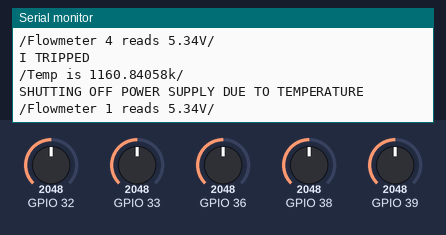
Bench run of a sketch on a simulated ESP32. On the bench: the last lines printed to the serial monitor. The test bench sets the inputs (shaded band); at power-on: GPIO 32 = 2048, GPIO 33 = 2048, GPIO 36 = 2048, GPIO 38 = 2048, GPIO 39 = 2048 (analog values on the 0–4095 scale).

Above: at 1.7 s.
1.8 s: GPIO 32 set to 3042
At 2.6 s:
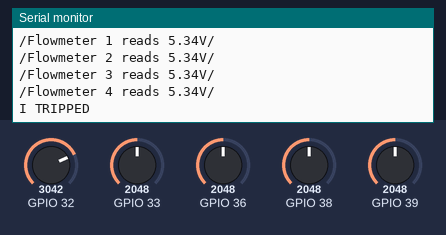
3.3 s: GPIO 32 set to 3098
At 4.36 s:
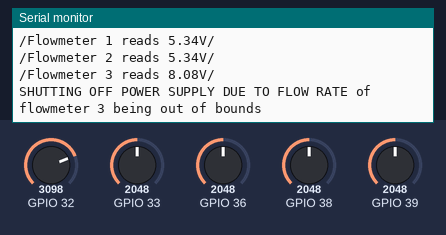
Timing chart, 0 to 6.3 s (numbered marks = the images above; inputs shaded):
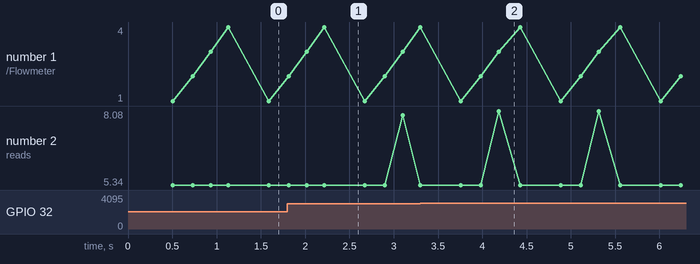

Measured:
- the behaviour switches between 3068 and 3069 on GPIO 32 (found by bisection; images 1 and 2)
- after the input at 3.3 s, the serial monitor: prints a new line after 0.89 s (image 2)
- plotted number 2: 5.34 → 7.93 after the input at 1.8 s

The sketch:

interlock-arduino-code.ino
```cpp
//import processing.serial.*;

// constants that enable correct reading of analog pins, I don't understand divider but it seems to be neccessary to correctly read the pins. These numbers agree with a multimeter (I think!)
const float VOLTAGE_MAX   = 3.3;      // Maximum voltage that can be read
const float RESOLUTION    = 65535;   // 16-bit resolution
const float DIVIDER       = 0.30907;      // Voltage divider

const float tempBase = 293;//k
const float voltBase = 1.3475;

float flows[] = {4,4,4,4};

float voltage;
float bleh =330.1;
// Array of terminals.
const int TERMINALS[] = {A0, A1, A2, A3, A4, A5, A6};

const float tempUpperBound = 308;
const float tempLowerBound = 280;
const float flowLowerBound = 3.0;
const float flowUpperBound = 8.0;

bool isTripped = false;


// Number of terminals.
const int NUM_PINS = 5;

#define safPin D3
#define relayPin D1


void setup() {
  // Initialize serial communication at 9600 bits per second.
  Serial.begin(9600);
  delay(500);
  //Serial.println("Starting interlock");
  //Open the failsafe relay, if the PLC loses power, this will close which will short the magnetsf
  digitalWrite(safPin, HIGH);
  digitalWrite(relayPin, HIGH);

  // Enable analog inputs on Opta
  // Set the resolution of the ADC to 16 bits.
  analogReadResolution(16);
  //flows = new float[4];
}

void loop() {
  //Serial.begin(9600);
  //RTD is at terminal 0
  float v = readAndPrint(TERMINALS[0]);
  //convert voltage to temperature
  // when v= 1.465, t = 293k
  // float temp = v;
  float temp = tempBase*v/voltBase;

  Serial.print("/Temp is ");
  Serial.print(temp,5);
  Serial.println("k/");

  //Get flow meter voltages
  flows[0] = readAndPrint(TERMINALS[2]);
  flows[1] = readAndPrint(TERMINALS[3]);
  flows[2] = readAndPrint(TERMINALS[4]);
  flows[3] = readAndPrint(TERMINALS[5]);


  ///If temp too high or low shut off magnets
  if (temp>tempUpperBound|| temp < tempLowerBound )
  {
    Serial.println("SHUTTING OFF POWER SUPPLY DUE TO TEMPERATURE");
    digitalWrite(safPin, LOW);
    isTripped = true;
  }

  ///Keeping flows as voltages
  for(int i=0; i<4; i++)
  {
    Serial.print("/Flowmeter ");
    Serial.print(i+1);
    Serial.print(" reads ");
    Serial.print(flows[i]);
    Serial.println("V/");
    if(flows[i]<flowLowerBound || flows[i]>flowUpperBound)
    {
      Serial.print("SHUTTING OFF POWER SUPPLY DUE TO FLOW RATE of flowmeter ");
      Serial.print(i+1);
      Serial.println(" being out of bounds");
      digitalWrite(safPin, LOW);
      isTripped = true;
    }
    delay(200);
  }

  // if (Serial.available() > 0) {
  //   // read the incoming byte:
  //   int incomingByte = Serial.read();
  //   // say what you got:
  //   Serial.print("I received: ");
  //   Serial.println(incomingByte, DEC);
  //   ///Manually switch magnets back on, if tripped, will imediiately switch off
  //   if(incomingByte == 79)
  //   {
  //       isTripped = false;
  //       digitalWrite(safPin, HIGH);
  //   }
  // }
  if(isTripped)
  {
    Serial.println("I TRIPPED");
  }

  // Delay for half a second before reading the terminals again.
  delay(250);
}

// This function reads the value from the specified pin, converts it to voltage and does not print ignore that part of the name
float readAndPrint(int terminal) {
  // Read the input value from the analog pin.
  int terminalValue = analogRead(terminal);

  // Convert the terminal value to its corresponding voltage.
  voltage = terminalValue * (VOLTAGE_MAX / RESOLUTION) / DIVIDER;


  //Serial.println(voltage,5);
  return voltage;
}
```
